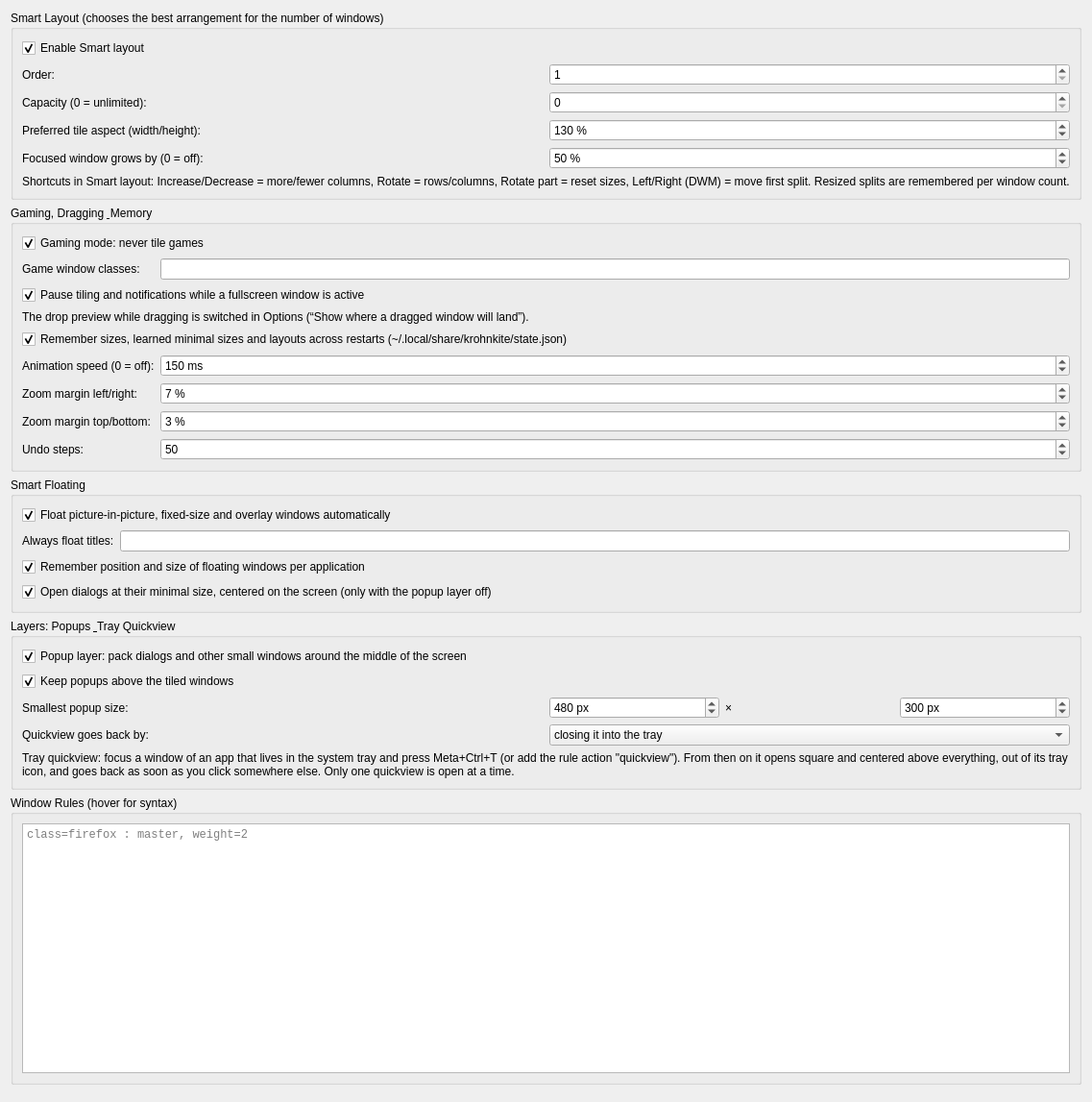
     <widget class="QWidget" name="_0_smartTab">
      <attribute name="title">
       <string>Smart</string>
      </attribute>
      <layout class="QVBoxLayout" name="smartTabLayout">
       <item>
        <widget class="QGroupBox" name="smartLayoutGroup">
         <property name="title">
          <string>Smart Layout (chooses the best arrangement for the number of windows)</string>
         </property>
         <layout class="QGridLayout" name="smartLayoutGrid">
          <item row="0" column="0" colspan="2">
           <widget class="QCheckBox" name="kcfg_smartLayoutEnabled">
            <property name="accessibleName"><string>Smart Layout</string></property>
            <property name="text"><string>Enable Smart layout</string></property>
            <property name="checked"><bool>true</bool></property>
           </widget>
          </item>
          <item row="1" column="0">
           <widget class="QLabel" name="smartLayoutOrderLabel">
            <property name="text"><string>Order:</string></property>
           </widget>
          </item>
          <item row="1" column="1">
           <widget class="QSpinBox" name="kcfg_smartLayoutOrder">
            <property name="toolTip"><string>Order in layout rotation</string></property>
            <property name="minimum"><number>1</number></property>
            <property name="maximum"><number>13</number></property>
            <property name="value"><number>1</number></property>
           </widget>
          </item>
          <item row="2" column="0">
           <widget class="QLabel" name="smartLayoutCapacityLabel">
            <property name="text"><string>Capacity (0 = unlimited):</string></property>
           </widget>
          </item>
          <item row="2" column="1">
           <widget class="QSpinBox" name="kcfg_smartLayoutCapacity">
            <property name="minimum"><number>0</number></property>
            <property name="maximum"><number>99</number></property>
            <property name="value"><number>0</number></property>
           </widget>
          </item>
          <item row="3" column="0">
           <widget class="QLabel" name="smartTargetAspectLabel">
            <property name="text"><string>Preferred tile aspect (width/height):</string></property>
            <property name="toolTip"><string>Smart layout prefers arrangements whose tiles are close to this aspect ratio. 130 = 1.3 (default, gives Quarter-style layouts on 16:9). Lower values (e.g. 100) give more columns, e.g. on ultrawide screens.</string></property>
           </widget>
          </item>
          <item row="3" column="1">
           <widget class="QSpinBox" name="kcfg_smartTargetAspect">
            <property name="minimum"><number>50</number></property>
            <property name="maximum"><number>400</number></property>
            <property name="value"><number>130</number></property>
            <property name="suffix"><string> %</string></property>
           </widget>
          </item>
          <item row="4" column="0">
           <widget class="QLabel" name="smartFocusGrowLabel">
            <property name="text"><string>Focused window grows by (0 = off):</string></property>
            <property name="toolTip"><string>The focused window gets this much extra room (50 % = 60/40 instead of 50/50). Neighbours never shrink below their minimal size.</string></property>
           </widget>
          </item>
          <item row="4" column="1">
           <widget class="QSpinBox" name="kcfg_smartFocusGrow">
            <property name="minimum"><number>0</number></property>
            <property name="maximum"><number>300</number></property>
            <property name="value"><number>50</number></property>
            <property name="suffix"><string> %</string></property>
           </widget>
          </item>
          <item row="5" column="0" colspan="2">
           <widget class="QLabel" name="smartLayoutHint">
            <property name="text"><string>Shortcuts in Smart layout: Increase/Decrease = more/fewer columns, Rotate = rows/columns, Rotate part = reset sizes, Left/Right (DWM) = move first split. Resized splits are remembered per window count.</string></property>
           </widget>
          </item>
         </layout>
        </widget>
       </item>
       <item>
        <widget class="QGroupBox" name="gamingGroup">
         <property name="title">
          <string>Gaming, Dragging &amp; Memory</string>
         </property>
         <layout class="QGridLayout" name="gamingGrid">
          <item row="0" column="0" colspan="2">
           <widget class="QCheckBox" name="kcfg_gamingMode">
            <property name="text"><string>Gaming mode: never tile games</string></property>
            <property name="checked"><bool>true</bool></property>
           </widget>
          </item>
          <item row="1" column="0">
           <widget class="QLabel" name="gameClassesLabel">
            <property name="text"><string>Game window classes:</string></property>
           </widget>
          </item>
          <item row="1" column="1">
           <widget class="QLineEdit" name="kcfg_gameClasses">
            <property name="toolTip"><string>Comma separated, case-insensitive substrings of the window class. Steam/Proton games are called steam_app_NUMBER.</string></property>
           </widget>
          </item>
          <item row="2" column="0" colspan="2">
           <widget class="QCheckBox" name="kcfg_gamePauseFullscreen">
            <property name="text"><string>Pause tiling and notifications while a fullscreen window is active</string></property>
            <property name="checked"><bool>true</bool></property>
           </widget>
          </item>
          <item row="3" column="0" colspan="2">
           <widget class="QLabel" name="dragPreviewHint">
            <property name="text"><string>The drop preview while dragging is switched in Options (“Show where a dragged window will land”).</string></property>
            <property name="wordWrap"><bool>true</bool></property>
           </widget>
          </item>
          <item row="5" column="0">
           <widget class="QLabel" name="animationDurationLabel">
            <property name="text"><string>Animation speed (0 = off):</string></property>
            <property name="toolTip"><string>Duration of window and preview animations. Windows are animated by the desktop effect "Kröhnkite-Plus Smooth" (System Settings &gt; Desktop Effects); Kröhnkite-Plus passes this value to it after the next login.</string></property>
           </widget>
          </item>
          <item row="5" column="1">
           <widget class="QSpinBox" name="kcfg_animationDuration">
            <property name="minimum"><number>0</number></property>
            <property name="maximum"><number>2000</number></property>
            <property name="singleStep"><number>10</number></property>
            <property name="value"><number>150</number></property>
            <property name="suffix"><string> ms</string></property>
           </widget>
          </item>
          <item row="6" column="0">
           <widget class="QLabel" name="zoomMarginXLabel">
            <property name="text"><string>Zoom margin left/right:</string></property>
            <property name="toolTip"><string>Zoom (Meta+Z) lifts the focused tile into a centered, almost fullscreen window. It goes back to its place when you press the key again or focus another window.</string></property>
           </widget>
          </item>
          <item row="6" column="1">
           <widget class="QSpinBox" name="kcfg_zoomMarginX">
            <property name="minimum"><number>0</number></property>
            <property name="maximum"><number>40</number></property>
            <property name="value"><number>7</number></property>
            <property name="suffix"><string> %</string></property>
           </widget>
          </item>
          <item row="7" column="0">
           <widget class="QLabel" name="zoomMarginYLabel">
            <property name="text"><string>Zoom margin top/bottom:</string></property>
            <property name="toolTip"><string>Free space above and below the zoomed window.</string></property>
           </widget>
          </item>
          <item row="7" column="1">
           <widget class="QSpinBox" name="kcfg_zoomMarginY">
            <property name="minimum"><number>0</number></property>
            <property name="maximum"><number>40</number></property>
            <property name="value"><number>3</number></property>
            <property name="suffix"><string> %</string></property>
           </widget>
          </item>
          <item row="8" column="0">
           <widget class="QLabel" name="undoDepthLabel">
            <property name="text"><string>Undo steps:</string></property>
            <property name="toolTip"><string>Undo (Meta+Ctrl+Z) and Redo (Meta+Ctrl+Y) for window order, floating, monitor changes, layouts and sizes.</string></property>
           </widget>
          </item>
          <item row="8" column="1">
           <widget class="QSpinBox" name="kcfg_undoDepth">
            <property name="minimum"><number>1</number></property>
            <property name="maximum"><number>500</number></property>
            <property name="value"><number>50</number></property>
            <property name="suffix"><string></string></property>
           </widget>
          </item>
          <item row="4" column="0" colspan="2">
           <widget class="QCheckBox" name="kcfg_smartPersist">
            <property name="text"><string>Remember sizes, learned minimal sizes and layouts across restarts (~/.local/share/krohnkite/state.json)</string></property>
            <property name="checked"><bool>true</bool></property>
           </widget>
          </item>
         </layout>
        </widget>
       </item>
       <item>
        <widget class="QGroupBox" name="smartFloatGroup">
         <property name="title">
          <string>Smart Floating</string>
         </property>
         <layout class="QGridLayout" name="smartFloatGrid">
          <item row="0" column="0" colspan="2">
           <widget class="QCheckBox" name="kcfg_smartFloat">
            <property name="text">
             <string>Float picture-in-picture, fixed-size and overlay windows automatically</string>
            </property>
            <property name="checked">
             <bool>true</bool>
            </property>
           </widget>
          </item>
          <item row="1" column="0">
           <widget class="QLabel" name="smartFloatTitlesLabel">
            <property name="text"><string>Always float titles:</string></property>
           </widget>
          </item>
          <item row="1" column="1">
           <widget class="QLineEdit" name="kcfg_smartFloatTitles">
            <property name="toolTip">
             <string>Comma separated, case-insensitive substrings of window titles</string>
            </property>
           </widget>
          </item>
          <item row="3" column="0" colspan="2">
           <widget class="QCheckBox" name="kcfg_smartCenterDialogs">
            <property name="text">
             <string>Open dialogs at their minimal size, centered on the screen (only with the popup layer off)</string>
            </property>
            <property name="checked">
             <bool>true</bool>
            </property>
           </widget>
          </item>
          <item row="2" column="0" colspan="2">
           <widget class="QCheckBox" name="kcfg_smartRememberFloat">
            <property name="text">
             <string>Remember position and size of floating windows per application</string>
            </property>
            <property name="checked">
             <bool>true</bool>
            </property>
           </widget>
          </item>
         </layout>
        </widget>
       </item>
       <item>
        <widget class="QGroupBox" name="layersGroup">
         <property name="title">
          <string>Layers: Popups &amp; Tray Quickview</string>
         </property>
         <layout class="QGridLayout" name="layersGrid">
          <item row="0" column="0" colspan="2">
           <widget class="QCheckBox" name="kcfg_popupLayer">
            <property name="text"><string>Popup layer: pack dialogs and other small windows around the middle of the screen</string></property>
            <property name="toolTip"><string>Dialogs, file pickers and message boxes keep a sensible size of their own and are arranged side by side around the middle of the screen instead of filling it like tiles. Move one by hand and it stays where you drop it; resize one and the size is remembered.</string></property>
            <property name="checked"><bool>true</bool></property>
           </widget>
          </item>
          <item row="1" column="0" colspan="2">
           <widget class="QCheckBox" name="kcfg_popupKeepAbove">
            <property name="text"><string>Keep popups above the tiled windows</string></property>
            <property name="checked"><bool>true</bool></property>
           </widget>
          </item>
          <item row="2" column="0">
           <widget class="QLabel" name="popupMinSizeLabel">
            <property name="text"><string>Smallest popup size:</string></property>
            <property name="toolTip"><string>Popups open at least this big (unless the app does not allow it), so small dialogs still show their content.</string></property>
           </widget>
          </item>
          <item row="2" column="1">
           <layout class="QHBoxLayout" name="popupMinSizeRow">
            <item>
             <widget class="QSpinBox" name="kcfg_popupMinWidth">
              <property name="minimum"><number>0</number></property>
              <property name="maximum"><number>4000</number></property>
              <property name="singleStep"><number>10</number></property>
              <property name="value"><number>480</number></property>
              <property name="suffix"><string> px</string></property>
             </widget>
            </item>
            <item>
             <widget class="QLabel" name="popupMinSizeX">
              <property name="text"><string>×</string></property>
             </widget>
            </item>
            <item>
             <widget class="QSpinBox" name="kcfg_popupMinHeight">
              <property name="minimum"><number>0</number></property>
              <property name="maximum"><number>4000</number></property>
              <property name="singleStep"><number>10</number></property>
              <property name="value"><number>300</number></property>
              <property name="suffix"><string> px</string></property>
             </widget>
            </item>
           </layout>
          </item>
          <item row="3" column="0">
           <widget class="QLabel" name="quickviewHideLabel">
            <property name="text"><string>Quickview goes back by:</string></property>
            <property name="toolTip"><string>Tray apps (Bitwarden, Discord, Telegram, Steam ...) hide into the tray when their window is closed. Use "minimize" for apps that would quit instead.</string></property>
           </widget>
          </item>
          <item row="3" column="1">
           <widget class="QComboBox" name="kcfg_quickviewHide">
            <item><property name="text"><string>closing it into the tray</string></property></item>
            <item><property name="text"><string>minimizing it</string></property></item>
           </widget>
          </item>
          <item row="4" column="0" colspan="2">
           <widget class="QLabel" name="quickviewHint">
            <property name="text"><string>Tray quickview: focus a window of an app that lives in the system tray and press Meta+Ctrl+T (or add the rule action "quickview"). From then on it opens square and centered above everything, out of its tray icon, and goes back as soon as you click somewhere else. Only one quickview is open at a time.</string></property>
            <property name="wordWrap"><bool>true</bool></property>
           </widget>
          </item>
         </layout>
        </widget>
       </item>
       <item>
        <widget class="QGroupBox" name="windowRulesGroup">
         <property name="title">
          <string>Window Rules (hover for syntax)</string>
         </property>
         <layout class="QVBoxLayout" name="windowRulesLayout">
          <item>
           <widget class="QPlainTextEdit" name="kcfg_windowRules">
            <property name="minimumSize">
             <size>
              <width>0</width>
              <height>260</height>
             </size>
            </property>
            <property name="font">
             <font>
              <family>Monospace</family>
             </font>
            </property>
            <property name="lineWrapMode">
             <enum>QPlainTextEdit::LineWrapMode::NoWrap</enum>
            </property>
            <property name="toolTip">
             <string>&lt;html&gt;&lt;body style=&quot;font-size:11pt&quot;&gt;
&lt;p&gt;&lt;b&gt;One rule per line:&lt;/b&gt; &amp;lt;matchers&amp;gt; : &amp;lt;actions&amp;gt;&lt;/p&gt;
&lt;p&gt;&lt;b&gt;Matchers&lt;/b&gt; (all must match): &lt;tt&gt;class=firefox&lt;/tt&gt; (exact, also resource name / desktop file), &lt;tt&gt;class~steam&lt;/tt&gt; (substring), &lt;tt&gt;title~&quot;Picture-in-Picture&quot;&lt;/tt&gt;, &lt;tt&gt;title/^Friends.*/&lt;/tt&gt; (regex), &lt;tt&gt;role=pop-up&lt;/tt&gt;. Case-insensitive.&lt;/p&gt;
&lt;p&gt;&lt;b&gt;Actions&lt;/b&gt; (comma separated): &lt;tt&gt;tile&lt;/tt&gt; | &lt;tt&gt;float&lt;/tt&gt; | &lt;tt&gt;ignore&lt;/tt&gt;, &lt;tt&gt;master&lt;/tt&gt; (new window becomes master), &lt;tt&gt;last&lt;/tt&gt;, &lt;tt&gt;quickview&lt;/tt&gt; (tray app: opens as quickview), &lt;tt&gt;weight=2&lt;/tt&gt; (bigger share in layouts), &lt;tt&gt;minwidth=900&lt;/tt&gt; / &lt;tt&gt;minheight=40%&lt;/tt&gt; (layout never makes it smaller), &lt;tt&gt;size=1280x720&lt;/tt&gt; or &lt;tt&gt;size=60%x70%&lt;/tt&gt; and &lt;tt&gt;pos=center|left|right|top|bottom|top-left|top-right|bottom-left|bottom-right&lt;/tt&gt; (floating geometry).&lt;/p&gt;
&lt;p&gt;Later lines refine earlier ones. Lines starting with # are comments. Find window classes with &lt;tt&gt;qdbus org.kde.KWin /KWin queryWindowInfo&lt;/tt&gt;.&lt;/p&gt;
&lt;p&gt;Examples:&lt;br/&gt;&lt;tt&gt;class=firefox : master, weight=2&lt;/tt&gt;&lt;br/&gt;&lt;tt&gt;class=mpv : float, size=1280x720, pos=center&lt;/tt&gt;&lt;br/&gt;&lt;tt&gt;class=discord : minwidth=940&lt;/tt&gt;&lt;/p&gt;
&lt;/body&gt;&lt;/html&gt;</string>
            </property>
            <property name="placeholderText">
             <string>class=firefox : master, weight=2</string>
            </property>
           </widget>
          </item>
         </layout>
        </widget>
       </item>
       <item>
        <spacer name="smartTabSpacer">
         <property name="orientation">
          <enum>Qt::Orientation::Vertical</enum>
         </property>
        </spacer>
       </item>
      </layout>
     </widget>
